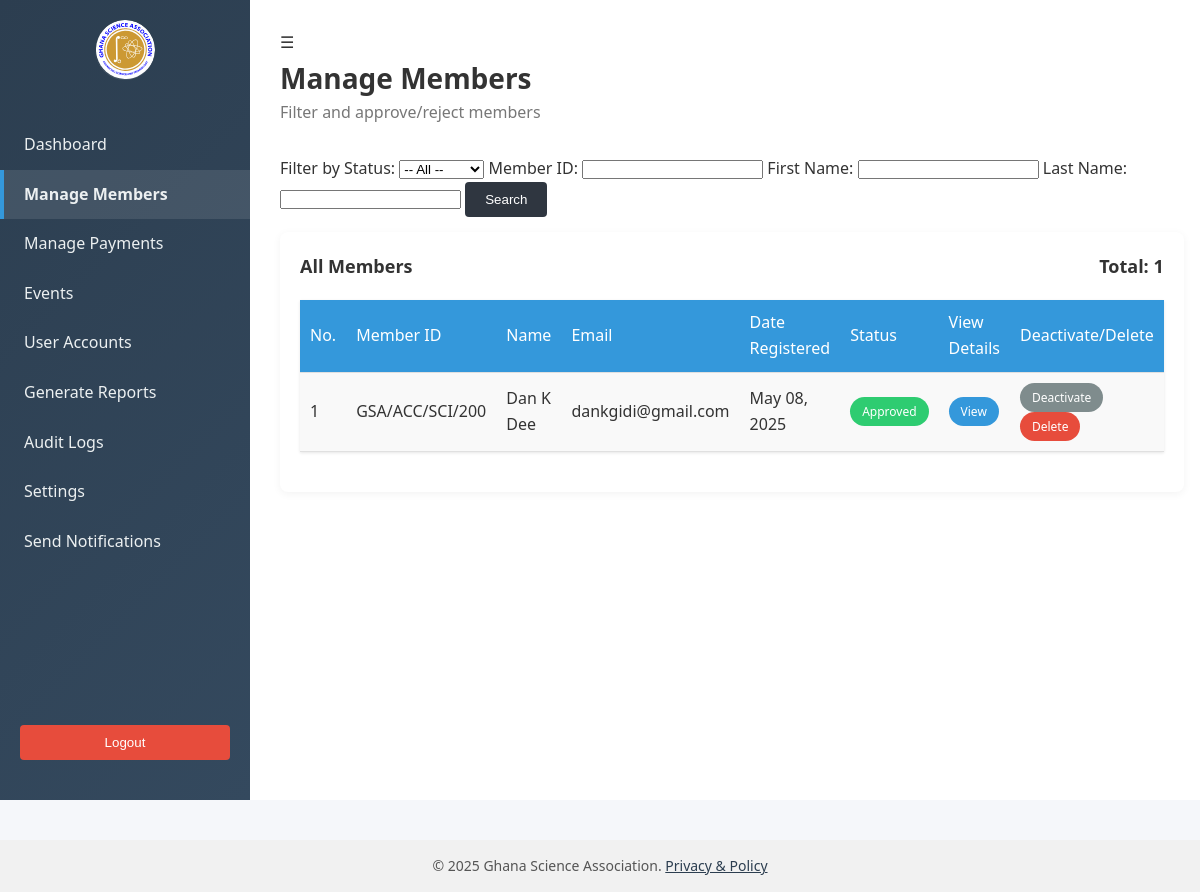
Page /dashboards/manage_members.php (signed in) on the committed database.
### tables this page shows
CREATE TABLE `members` (
  `id` int(11) NOT NULL,
  `member_id` varchar(100) DEFAULT NULL,
  `title` enum('Prof.','Dr.','Rev.','Mr.','Mrs.','Ms.','Miss.') DEFAULT NULL,
  `first_name` varchar(100) DEFAULT NULL,
  `last_name` varchar(100) DEFAULT NULL,
  `other_names` varchar(100) DEFAULT NULL,
  `email` varchar(150) DEFAULT NULL,
  `phone` varchar(20) DEFAULT NULL,
  `dob` date DEFAULT NULL,
  `gender` enum('Male','Female','Other') DEFAULT NULL,
  `national_id` varchar(50) DEFAULT NULL,
  `region` varchar(100) DEFAULT NULL,
  `residential_address` text DEFAULT NULL,
  `postal_address` text DEFAULT NULL,
  `date_registered` datetime DEFAULT current_timestamp(),
  `status` enum('Pending','Approved','Rejected','Inactive') DEFAULT 'Pending',
  `branch_id` varchar(20) DEFAULT NULL,
  `letter_issued` tinyint(1) DEFAULT 0,
  `notes` text DEFAULT NULL,
  `next_renewal_date` date DEFAULT NULL,
  `membership_expiry_date` date DEFAULT NULL
);

### dashboards/manage_members.php (the view, shortened to what this page needs)
<?php
    require_once '../includes/db_connect.php';
    $filter_status = $_GET['status'] ?? '';
    $filter_member_id = $_GET['member_id'] ?? '';
    $filter_first_name = $_GET['first_name'] ?? '';
    $filter_last_name = $_GET['last_name'] ?? '';
    $per_page = 50;
    $page = isset($_GET['page']) ? max((int)$_GET['page'], 1) : 1;
    $offset = ($page - 1) * $per_page;
    $conditions = [];
    $where = count($conditions) > 0 ? 'WHERE ' . implode(' AND ', $conditions) : '';
    $count_query = "SELECT COUNT(*) AS total FROM members $where";
    $count_result = $conn->query($count_query);
    $total_members = $count_result->fetch_assoc()['total'];
    $sql = "SELECT * FROM members $where ORDER BY date_registered DESC LIMIT $offset, $per_page";
    $result = $conn->query($sql);
    $members = $result->fetch_all(MYSQLI_ASSOC);
    include '../includes/header.php';
?>
<div class="dashboard">
    <aside class="sidebar">
        <div class="logo-container">
            <div class="logo"></div>
        </div>
        <nav>
            <a href="admin_dashboard.php">Dashboard</a>
            <a href="manage_members.php" class="active">Manage Members</a>
            <a href="manage_payments.php">Manage Payments</a>
            <a href="manage_events.php">Events</a>
            <a href="manage_users.php">User Accounts</a>
            <a href="generate_reports.php">Generate Reports</a>
            <a href="view_logs.php">Audit Logs</a>
            <a href="settings.php">Settings</a>
            <a href="send_notifications.php">Send Notifications</a>
        </nav>
        <form action="../logout.php" method="post" style="width: 100%; display: flex; justify-content: center; margin-top: auto;">
            <button type="submit" class="logout">Logout</button>
        </form>
    </aside>
    <main class="main">
        <header>
            <div class="hamburger" onclick="document.querySelector('.sidebar').classList.toggle('active')">☰</div>
            <h1>Manage Members</h1>
            <p>Filter and approve/reject members</p>
        </header>
        <form method="GET" style="margin: 15px 0;">
            <label>Filter by Status:</label>
            <select name="status" onchange="this.form.submit()">
                <option value="">-- All --</option>
            </select>
            <label>Member ID:</label>
            <input type="text" name="member_id" value="<?= htmlspecialchars($filter_member_id) ?>">
            <label>First Name:</label>
            <input type="text" name="first_name" value="<?= htmlspecialchars($filter_first_name) ?>">
            <label>Last Name:</label>
            <input type="text" name="last_name" value="<?= htmlspecialchars($filter_last_name) ?>">
            <button type="submit">Search</button>
        </form>
        <div class="table-card">
            <h3>
                <?= $filter_status ? "$filter_status Members" : "All Members" ?>
                <span style="float: right;">Total: <?= $total_members ?></span>
            </h3>
            <table>
                <tr>
                    <th>No.</th>
                    <th>Member ID</th>
                    <th>Name</th>
                    <th>Email</th>
                    <th>Date Registered</th>
                    <th>Status</th>
                    <th>View Details</th>
                    <th>Deactivate/Delete</th>
                </tr>
                <?php if ($members): ?>
                    <?php $no = $offset + 1; ?>
                    <?php foreach ($members as $m): ?>
                        <tr>
                            <td><?= $no++ ?></td>
                            <td><?= htmlspecialchars($m['member_id']) ?></td>
                            <td><?= htmlspecialchars($m['first_name'] . ' ' . $m['other_names'] . ' ' . $m['last_name']) ?></td>
                            <td><?= htmlspecialchars($m['email']) ?></td>
                            <td><?= date('M d, Y', strtotime($m['date_registered'])) ?></td>
                            <td><span class="badge <?= strtolower($m['status']) ?>"><?= $m['status'] ?></span></td>
                            <td>
                                <a href="view_member_details.php?id=<?= $m['id'] ?>" class="badge info">View</a>
                            </td>
                            <td>
                                <?php if ($m['status'] === 'Inactive'): ?>
                                    <a href="reactivate_member.php?id=<?= $m['id'] ?>" onclick="return confirm('Reactivate this member?')" class="badge success">Reactivate</a>
                                <?php else: ?>
                                    <a href="deactivate_member.php?id=<?= $m['id'] ?>" onclick="return confirm('Deactivate this member?')" class="badge inactive">Deactivate</a>
                                <?php endif; ?>
                                <a href="delete_member.php?id=<?= $m['id'] ?>" onclick="return confirm('Permanently delete this member?')" class="badge danger">Delete</a>
                            </td>
                        </tr>
                    <?php endforeach; ?>
                <?php else: ?>
                    <tr><td colspan="7">No members found.</td></tr>
                <?php endif; ?>
            </table>
        </div>
    </main>
</div>
<?php include '../includes/footer.php'; ?>

### assets/styles.css (style rules this page uses)
* { margin: 0; padding: 0; box-sizing: border-box; }
body { font-family: 'Segoe UI', Tahoma, Geneva, Verdana, sans-serif; background: #f4f6f9; color: #333; line-height: 1.6; background-color: #f5f7fa; }
:root { --primary-color: #3498db; --secondary-color: #2c3e50; --accent-color: #e74c3c; --light-gray: #f5f5f5; --light-color: #ecf0f1; --medium-gray: #e0e0e0; --dark-gray: #333; --dark-color: #34495e; --danger-color: #e74c3c; --white: #ffffff; --success-color: #2ecc71; --warning-color: #f39c12; --danger-color: #e74c3c; --info-color: #3498db; --sidebar-bg: #2f3640; --sidebar-hover: #414b57; --card-shadow: 0 2px 8px rgba(0,0,0,0.05); --transition: all 0.3s ease; --success-color: #2ecc71; }
.dashboard { display: flex; min-height: 100vh; }
.sidebar { width: 250px; background: linear-gradient(135deg, #2c3e50, #34495e); color: white; display: flex; flex-direction: column; align-items: center; padding: 20px 0; position: fixed; left: 0; top: 0; bottom: 0; height: 100vh; z-index: 1000; }
.sidebar .logo { width: 60px; height: 60px; background: url('gsa_logo.svg') no-repeat center; background-size: contain; border-radius: 50%; margin-bottom: 40px; }
.sidebar nav { display: flex; flex-direction: column; width: 100%; flex-grow: 1; }
.sidebar nav a { display: block; padding: 12px 20px; color: #ecf0f1; text-decoration: none; transition: var(--transition); border-left: 4px solid transparent; }
.sidebar nav a.active { background-color: rgba(255, 255, 255, 0.1); border-left: 4px solid var(--primary-color); font-weight: bold; }
.main { flex: 1; padding: 30px; margin-left: 250px; background-color: var(--white); transition: var(--transition); }
header h1 { margin: 0; color: var(--dark-gray); font-size: 28px; }
header p { color: #777; margin-bottom: 30px; }
.logo { height: 80px; display: flex; align-items: center; justify-content: center; border-bottom: 1px solid rgba(255, 255, 255, 0.1); }
.table-card { flex: 1; background: white; border-radius: 8px; padding: 20px; box-shadow: var(--card-shadow); margin-bottom: 30px; }
.table-card h3 { margin-bottom: 20px; color: var(--dark-gray); font-size: 18px; }
table { width: 100%; border-collapse: collapse; margin: 20px 0; box-shadow: 0 1px 3px rgba(0,0,0,0.1); }
.table-card table { width: 100%; border-collapse: collapse; }
.table-card table th, .table-card table td { padding: 10px; text-align: left; }
.table-card table tr:nth-child(even) { background: #f9f9f9; }
th, td { padding: 12px 15px; text-align: left; border-bottom: 1px solid var(--medium-gray); }
th { background-color: var(--primary-color); color: white; font-weight: 500; }
tr:nth-child(even) { background-color: var(--light-gray); }
.badge { display: inline-block; padding: 5px 12px; border-radius: 20px; font-size: 12px; font-weight: 500; color: white; text-decoration: none; transition: var(--transition); text-transform: capitalize; }
.badge.paid, .badge.approved, .badge.attended, .badge.success { background-color: var(--success-color); }
.badge.pending, .badge.rejected, .badge.cancelled, .badge.danger { background-color: var(--danger-color); }
.badge.registered, .badge.info { background-color: var(--info-color); }
.badge.inactive, .badge.viewer, .badge.neutral { background-color: #7f8c8d; }
.logout { background: var(--danger-color); color: white; border: none; padding: 10px 20px; border-radius: 4px; cursor: pointer; margin: 20px auto; display: block; width: calc(100% - 40px); }
button { background:#2f3640; color:white; padding:10px 20px; border:none; border-radius:4px; cursor:pointer; }
a { text-decoration: none; }

### rows in the picture
members: member "GSA/ACC/SCI/200", first_name+other_names+last_name "Dan K Dee", email "dankgidi@gmail.com", date_registered "May 08, 2025", status "Approved"

### other values in the picture
$total_members "1"
